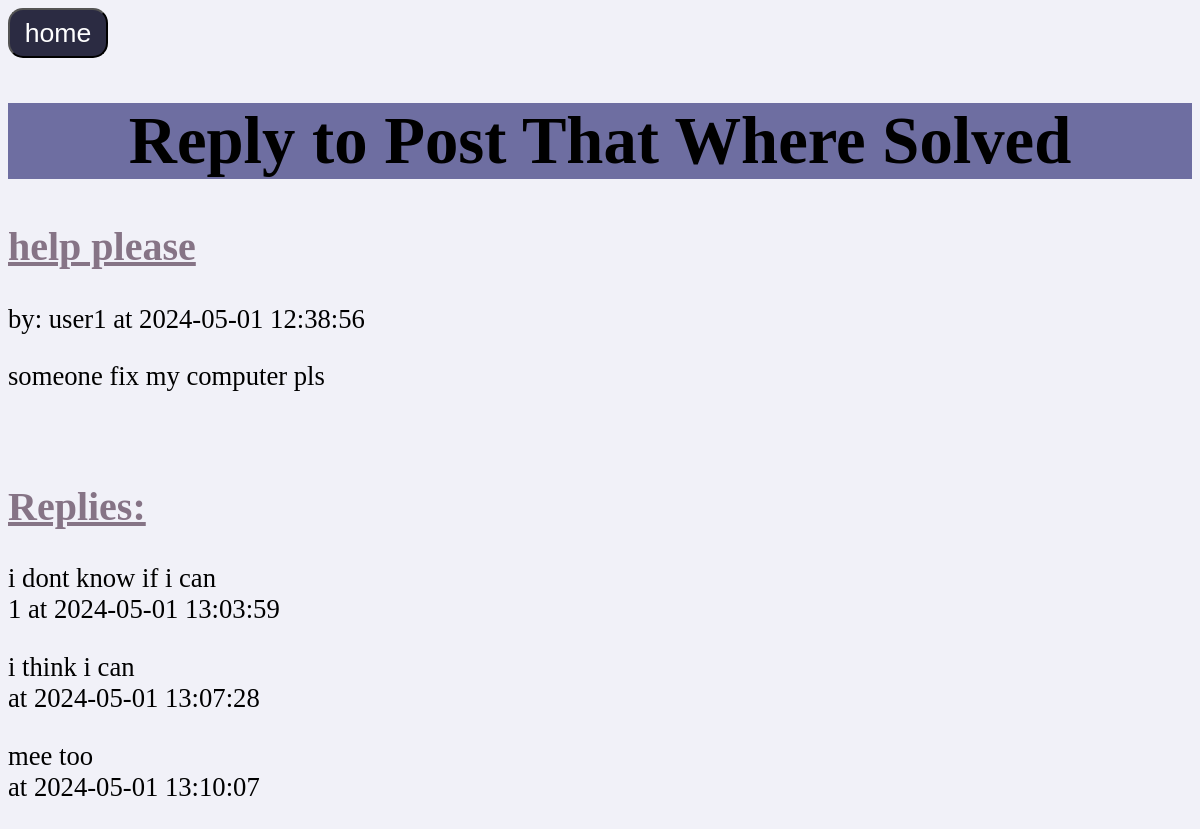
Before: /solvedReplys.php?postid=17 with the older database file.
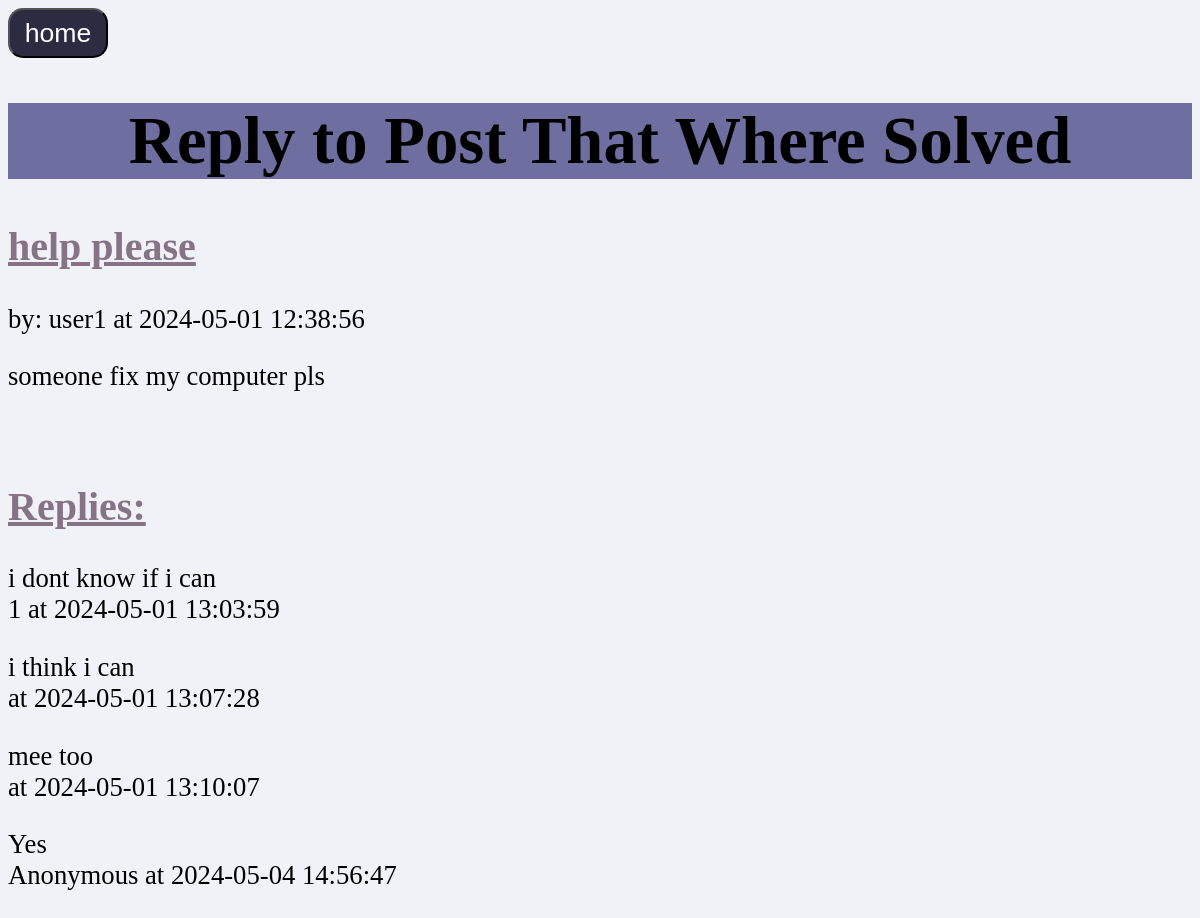
After: the same page with the newer database file.
### tables this page shows
CREATE TABLE `posts` (
  `userid` varchar(16) NOT NULL,
  `postid` int(16) NOT NULL,
  `title` varchar(32) NOT NULL,
  `content` text NOT NULL,
  `subjectName` varchar(30) NOT NULL,
  `solved` int(1) NOT NULL DEFAULT 0,
  `timest` timestamp NOT NULL DEFAULT current_timestamp()
);

CREATE TABLE `replies` (
  `userid` varchar(16) NOT NULL,
  `postid` int(16) NOT NULL,
  `title` text NOT NULL,
  `content` text NOT NULL,
  `timest` timestamp NOT NULL DEFAULT current_timestamp()
);

### solvedReplys.php (the view, shortened to what this page needs)
<!DOCTYPE html>
<html>
<head>
    <link rel="stylesheet" href="postStyle.css">
</head>
<body>
    <button onclick="document.location='index.php'">home</button>
    <h1>Reply to Post That Where Solved</h1>
<?php
$postid = $_GET['postid'];
$db = new mysqli("localhost", "root", "", "postz");
$query = "SELECT * FROM posts WHERE postid = $postid";
$result = $db->query($query);
while ($row = $result->fetch_assoc()) {
    echo "<h2>{$row['title']}</h2>";
    echo "<p>by: {$row['userid']} at {$row['timest']}</p>";
    echo "<p>{$row['content']}</p>";
    echo "<p><br></p>";
}
?>
<h2>Replies:</h2>
<?php
$query = "SELECT * FROM replies WHERE postid = $postid";
$result = $db->query($query);
while ($row = $result->fetch_assoc()) {
    echo "<p>{$row['content']} <br>{$row['userid']} at {$row['timest']}</p>";
}
?>
</body>
</html>

Changed rows visible on the page:
added replies: content "Yes", userid "Anonymous", timest "2024-05-04 14:56:47"
